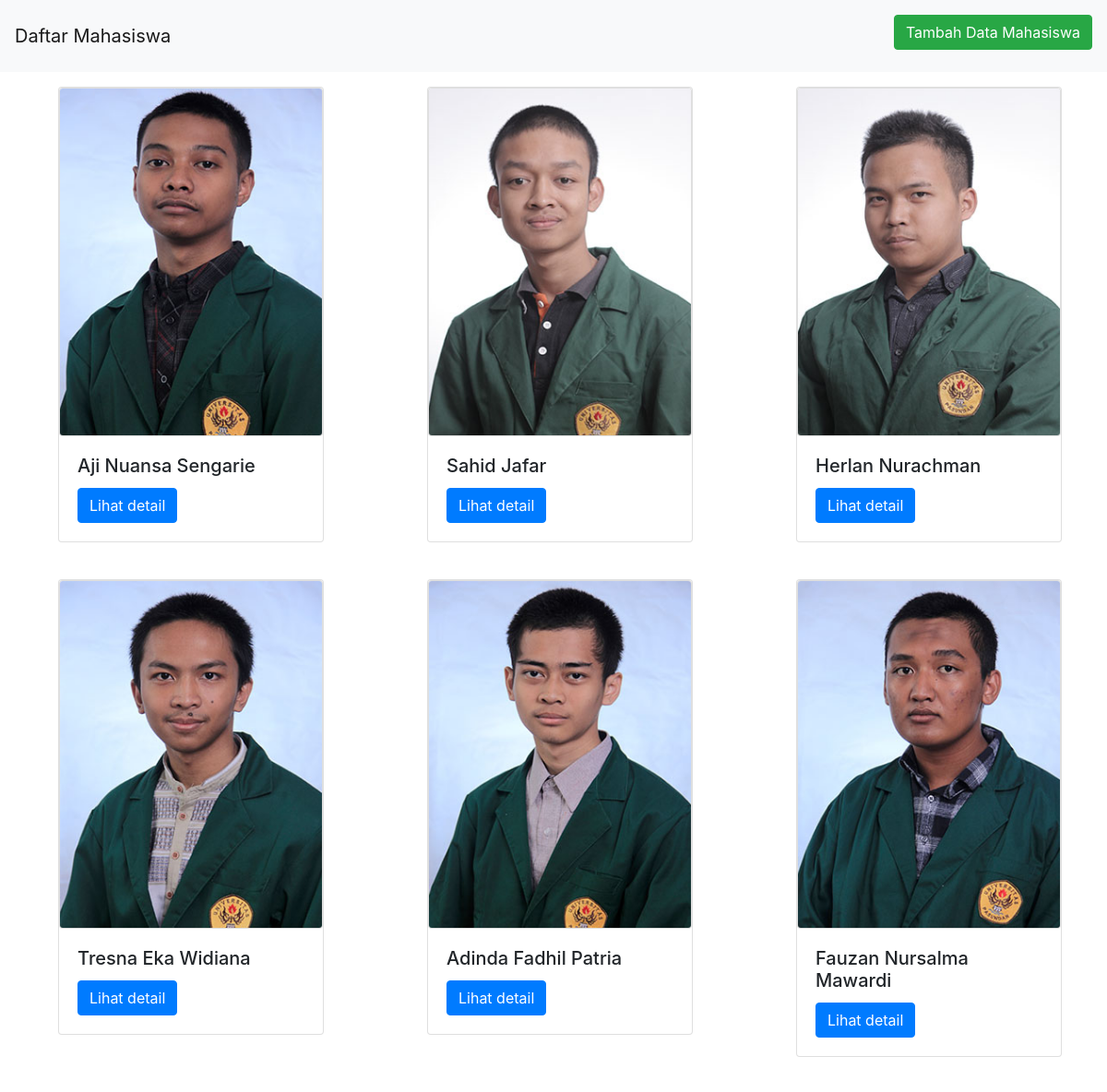
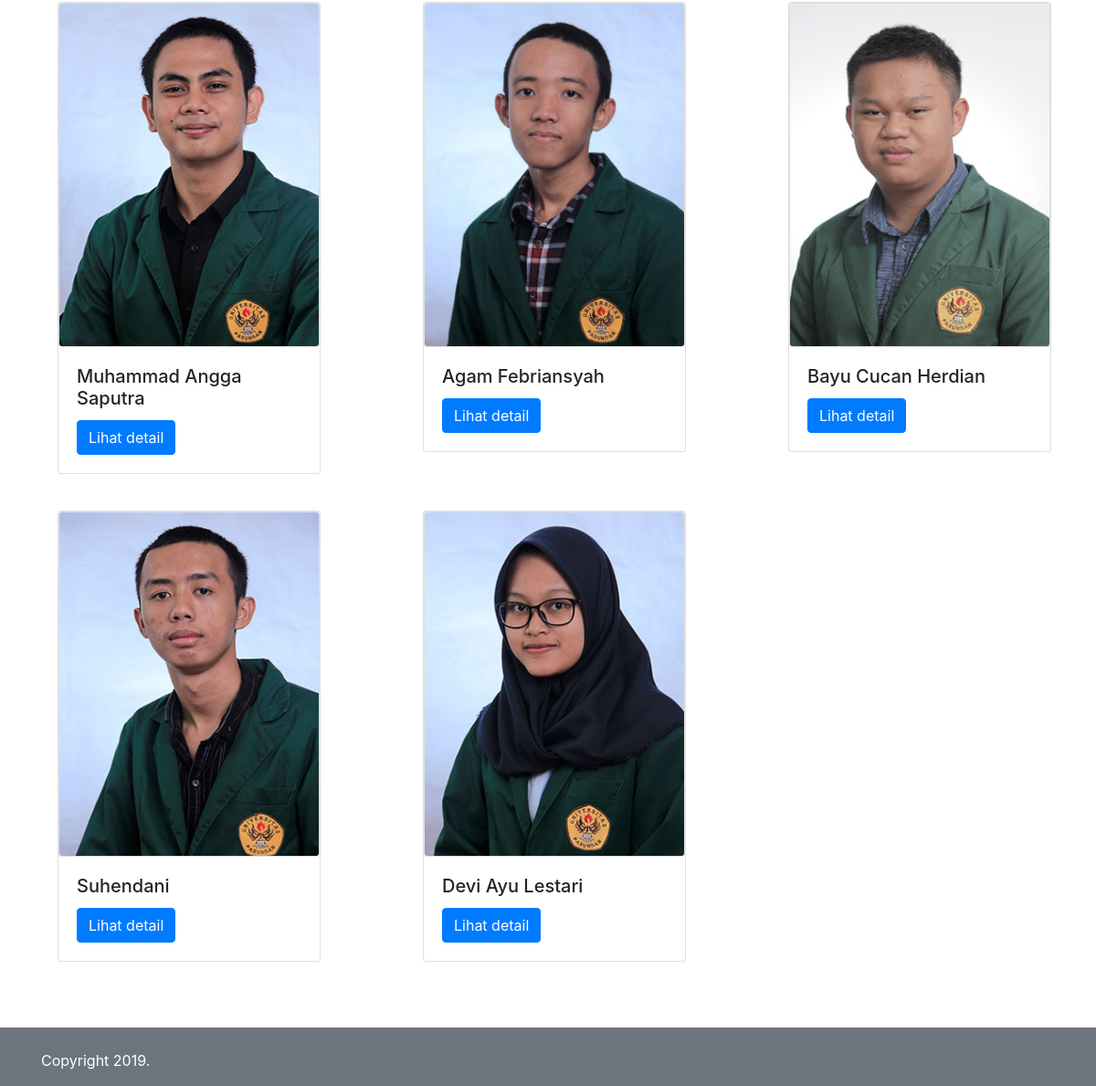
The page /kuliah/pertemuan10/latihan3.php on the database its author committed (2 pictures, top to bottom).
### tables this page shows
CREATE TABLE `mahasiswa` (
  `id` int(11) NOT NULL,
  `nrp` char(9) DEFAULT NULL,
  `nama` varchar(50) NOT NULL,
  `email` varchar(50) NOT NULL,
  `jurusan` varchar(50) NOT NULL,
  `gambar` varchar(50) NOT NULL
);

### kuliah/pertemuan10/functions.php (called while the page is built, shortened)
<?php
function koneksi()
{
  $conn = mysqli_connect("localhost", "root", "") or die("koneksi ke DB gagal.");
  mysqli_select_db($conn, "pw_193040046") or die("Database salah!");
  return $conn;
}
function query($query)
{
  $conn = koneksi();
  $result = mysqli_query($conn, $query);
  $rows = [];
  while ($row = mysqli_fetch_assoc($result)) {
    $rows[] = $row;
  }
  return $rows;
}

### kuliah/pertemuan10/latihan3.php (the view, shortened to what this page needs)
<?php
require 'functions.php';
$mahasiswa = query("SELECT * FROM mahasiswa");
?>
<!DOCTYPE html>
<html lang="en">
<head>
  <link rel="stylesheet" href="https://stackpath.bootstrapcdn.com/bootstrap/4.1.3/css/bootstrap.min.css">
  <link rel="stylesheet" type="text/css" href="css/style.css">
</head>
<body>
  <nav class="navbar navbar-light bg-light">
    <a class="navbar-brand" href="#">
      Daftar Mahasiswa
    </a>
    <p>
      <a href="tambah.php" class="btn btn-success mt-2">Tambah Data Mahasiswa</a>
    </p>
  </nav>
  <div class="container-fluid">
    <div class="row">
      <?php foreach ($mahasiswa as $mhs) : ?>
        <div class="col-md-4">
          <p class="nama">
            <div class="card mt-3  mb-4 ml-5" style="width: 18rem;">
              <img class="card" src="img/<?= $mhs['gambar']; ?>" alt="Card image cap">
              <div class="card-body">
                <h5 class="card-title"><?= $mhs['nama']; ?></h5>
                <a href="detail.php?id=<?= $mhs['id']; ?>" class="btn btn-primary">Lihat detail</a>
              </div>
            </div>
          </p>
        </div>
      <?php endforeach; ?>
    </div>
  </div>
  <footer class="text-white bg-secondary mt-5">
    <div class="container">
      <div class="row pt-4">
        <div class="col text-left">
          <p>Copyright 2019.</p>
        </div>
      </div>
    </div>
  </footer>
</body>
</html>

### kuliah/pertemuan10/css/style.css (style rules this page uses)
html { scroll-behavior: smooth; }

### rows shown on the page
mahasiswa: gambar (picture), nama "Aji Nuansa Sengarie"
mahasiswa: gambar (picture), nama "Sahid Jafar"
mahasiswa: gambar (picture), nama "Herlan Nurachman"
mahasiswa: gambar (picture), nama "Tresna Eka Widiana"
mahasiswa: gambar (picture), nama "Adinda Fadhil Patria"
mahasiswa: gambar (picture), nama "Fauzan Nursalma Mawardi"
mahasiswa: gambar (picture), nama "Muhammad Angga Saputra"
mahasiswa: gambar (picture), nama "Agam Febriansyah"
mahasiswa: gambar (picture), nama "Bayu Cucan Herdian"
mahasiswa: gambar (picture), nama "Suhendani"
mahasiswa: gambar (picture), nama "Devi Ayu Lestari"
